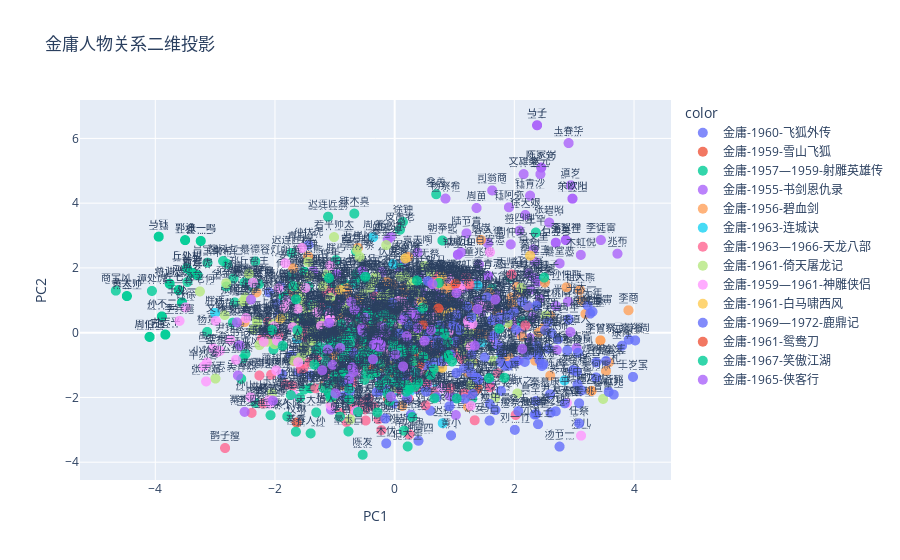

Notebook code cell kept with this figure:
### Markdown cell above
### 5.交互式可视化

### Code cell
# 2D可视化
fig_2d = px.scatter(
    x=emb_2d[:,0], y=emb_2d[:,1],
    color=book_labels,
    text=valid_persons,
    title="金庸人物关系二维投影",
    labels={'x': 'PC1', 'y': 'PC2'},
    hover_name=valid_persons,
    hover_data={'所属书籍': book_labels}
)
fig_2d.update_traces(
    marker=dict(size=10, opacity=0.8),
    textfont=dict(size=10),
    textposition='top center'
)
fig_2d.write_html("person_2d.html")
fig_2d.show()

# 3D可视化
fig_3d = px.scatter_3d(
    x=emb_3d[:,0],
    y=emb_3d[:,1],
    z=emb_3d[:,2],
    color=book_labels,
    text=valid_persons,
    title="金庸人物关系三维可视化",
    labels={'x': 'PC1', 'y': 'PC2', 'z': 'PC3'},
    hover_name=valid_persons,
    hover_data={'所属书籍': book_labels}
)
fig_3d.update_traces(
    marker=dict(size=5, opacity=0.8),
    textposition='top center'
)
fig_3d.update_layout(height=800)
fig_3d.write_html("person_3d.html")
fig_3d.show()

print("\n可视化完成！图表已保存为person_2d.html和person_3d.html")
